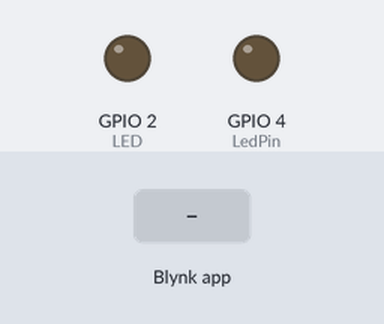
Recording of a sketch running on a simulated ESP32. Parts: output pins drawn as LEDs (lit = HIGH). Inputs (shaded band) come from the test bench. WiFi joins after 1.5 s; servers stay silent unless stated.

Above: at 3.0 s.
3.1 s: Blynk app writes 1 to V1
At 3.5 s:
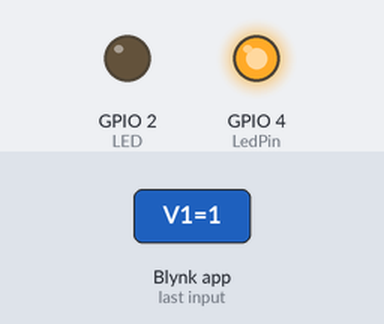
4.6 s: Blynk app writes 200 to V2
At 5.9 s:
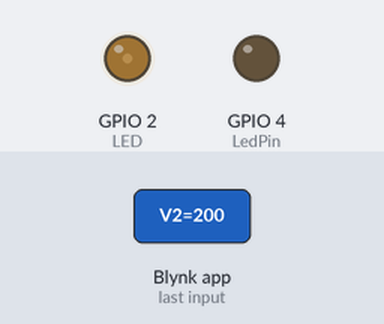
Timing chart, 0 to 7.6 s (numbered marks = the images above; inputs shaded):
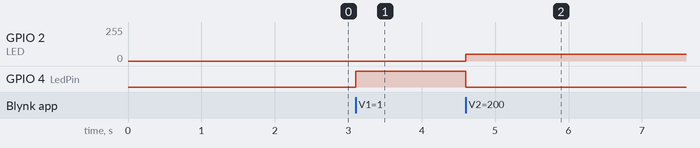

The sketch:

BlynkStarter.ino
```cpp
// (licence header left out)
/* Comment this out to disable prints and save space */
#define BLYNK_PRINT Serial
#define LedPin 4
#define LED 2

#include <Blynk.h>
#include <WiFi.h>
#include <WiFiClient.h>
#include <BlynkSimpleEsp32.h>

// You should get Auth Token in the Blynk App.
// Go to the Project Settings (nut icon).
char auth[] = "fN-WAHI_weq5j7VATtbe9ddUDzUYZgBn";
// Your WiFi credentials.
// Set password to "" for open networks.
// The EE IOT network is hidden. You might not be able to see it.
// But you should be able to connect with these credentials.
char ssid[32] = "Beeps";
char pass[32] = "manepali";
BlynkTimer timer;

const int freq = 5000;     // 5KHz frequency is more than enough. Remember we used 100 before.
const int ledChannel = 2;  // You can have up to 16 pwm channels (0 to 15)
const int resolution = 10; // 10 bit resolution for 1023. Freq should be greater than resolution.
int time_count = 0; // timer counter global variable
String content = "";  // null string constant ( an empty string )
WidgetLCD lcd(V5);


void setup()
{
  // Serial Monitor
  Serial.begin(115200);
  Blynk.begin(auth, ssid, pass);
  pinMode(LedPin, OUTPUT);

    // Setup a function to be called every second
  timer.setInterval(1000L, myTimerEvent);
      // Setup a function to be called every second
  timer.setInterval(10L, myTimerEvent1);
      // configure LED PWM functionality
  ledcSetup(ledChannel, freq, resolution);

    // attach the channel to the GPIO to be controlled
  ledcAttachPin(LED, ledChannel);
}

// This function executes whenever V1 is written to.
// You don't need to call it. Blynk handles the trigger for you.
BLYNK_WRITE(V1)
{

    // param is a member variable of the Blynk ADT. It is exposed so you can read it.
    int pinValue = param.asInt(); // assigning incoming value from pin V1 to a variable

    // Because V1 is a button, pinValue will be a 0 or a 1.
    if (pinValue == 0) {
        // turn LED off
        digitalWrite(LedPin, LOW);
    }
    else {
        // turn LED on
        digitalWrite(ledChannel, LOW);
        digitalWrite(LedPin, HIGH);

    }
}
// This function is executed whenever Blynk pin V5 requests data from the ESP32
BLYNK_READ(V2) // Widget in the app READS Virtal Pin V2 with the certain frequency
{
    // This command writes Arduino's uptime in seconds to Virtual Pin V2
    Blynk.virtualWrite(2, millis() / 1000);
}


// If virtual pin 2 controls fade value, 0 to 1023.
BLYNK_WRITE(V2)
{
    // param is a member variable of the Blynk ADT. It is exposed so you can read it.
    int val = param.asInt(); // assigning incoming value from pin V1 to a variable
    digitalWrite(LedPin, LOW);
    ledcWrite(ledChannel, val); // Note that this takes ledChannel as an argument, NOT the pin! Set duty = val.
}


// You will need to define a timer object. BlynkTimer uses your MCU hardware to create a timer
// that is compatible with all the Blynk events.


// This function sends Arduino's up time every second to Virtual Pin 0.
// In the app, Widget's reading frequency should be set to PUSH. This means
// that you define how often to send data to Blynk App.
void myTimerEvent()
{
// You can send any value at any time.
// Don't send more than 10 values a second or the Blynk server will block you!
    Blynk.virtualWrite(V0, millis() / 1000); // Write the arduino uptime every second

}

void myTimerEvent1(){
if (time_count % 25 == 0) { // every 250 ms
        // Do thing that needs to happen every 0.25 seconds


    }
    if (time_count == 100){
        // Do thing that needs to happen every 1 second
        time_count = 0; // reset time counter
    }
    else {
        // Send serial data to Blynk terminal
        char character;
        while(Serial.available()) { // Check if serial is available every 10 ms
            character = Serial.read();
            content.concat(character);
        }
        if (content != "") {
            Blynk.virtualWrite(V5, content);
            lcd.print(0,0, content);

        }
        content = ""; // Clear String
    }
    time_count += 1; // Increment on every tick
}


// You need to start your timer in the loop.


void loop()
{
  Blynk.run();
  timer.run(); // Initiates BlynkTimer
}
```

Measured:
- after the input at 3.1 s, GPIO 4 (LedPin): LOW → HIGH at once
- after the input at 4.6 s, GPIO 2 (LED): 0/255 → 50/255 at once; GPIO 4 (LedPin): HIGH → LOW at once
